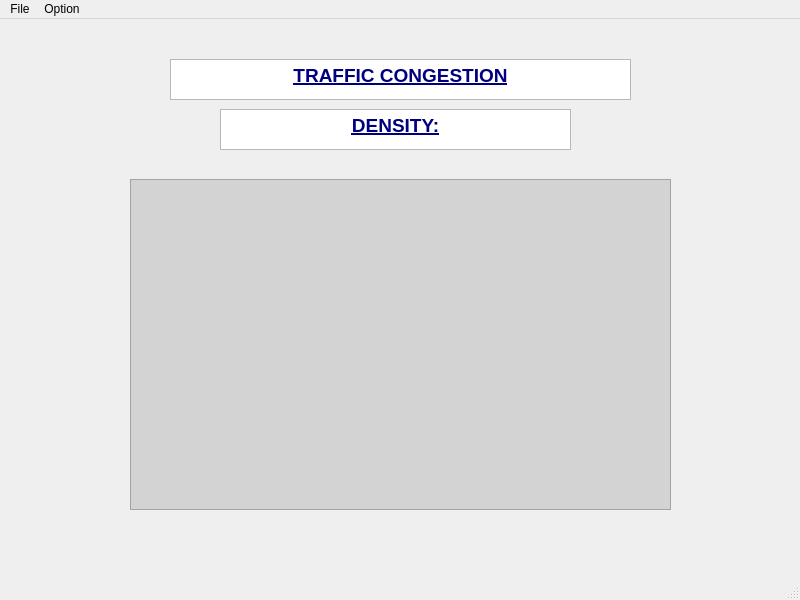
<?xml version="1.0" encoding="UTF-8"?>
<ui version="4.0">
 <class>OtherWindow2</class>
 <widget class="QMainWindow" name="OtherWindow2">
  <property name="geometry">
   <rect>
    <x>0</x>
    <y>0</y>
    <width>800</width>
    <height>600</height>
   </rect>
  </property>
  <property name="windowTitle">
   <string>MainWindow</string>
  </property>
  <widget class="QWidget" name="centralwidget">
   <widget class="QTextEdit" name="textEdit">
    <property name="geometry">
     <rect>
      <x>170</x>
      <y>40</y>
      <width>461</width>
      <height>41</height>
     </rect>
    </property>
    <property name="html">
     <string>&lt;!DOCTYPE HTML PUBLIC &quot;-//W3C//DTD HTML 4.0//EN&quot; &quot;http://www.w3.org/TR/REC-html40/strict.dtd&quot;&gt;
&lt;html&gt;&lt;head&gt;&lt;meta name=&quot;qrichtext&quot; content=&quot;1&quot; /&gt;&lt;style type=&quot;text/css&quot;&gt;
p, li { white-space: pre-wrap; }
&lt;/style&gt;&lt;/head&gt;&lt;body style=&quot; font-family:'MS Shell Dlg 2'; font-size:8.25pt; font-weight:400; font-style:normal;&quot;&gt;
&lt;p align=&quot;center&quot; style=&quot; margin-top:0px; margin-bottom:0px; margin-left:0px; margin-right:0px; -qt-block-indent:0; text-indent:0px;&quot;&gt;&lt;span style=&quot; font-size:14pt; font-weight:600; text-decoration: underline; color:#00007f;&quot;&gt;TRAFFIC CONGESTION&lt;/span&gt;&lt;/p&gt;&lt;/body&gt;&lt;/html&gt;</string>
    </property>
   </widget>
   <widget class="QFrame" name="frame">
    <property name="geometry">
     <rect>
      <x>130</x>
      <y>160</y>
      <width>541</width>
      <height>331</height>
     </rect>
    </property>
    <property name="styleSheet">
     <string notr="true">background-color: rgb(211, 211, 211);</string>
    </property>
    <property name="frameShape">
     <enum>QFrame::StyledPanel</enum>
    </property>
    <property name="frameShadow">
     <enum>QFrame::Raised</enum>
    </property>
   </widget>
   <widget class="QTextEdit" name="textEdit_2">
    <property name="geometry">
     <rect>
      <x>220</x>
      <y>90</y>
      <width>351</width>
      <height>41</height>
     </rect>
    </property>
    <property name="html">
     <string>&lt;!DOCTYPE HTML PUBLIC &quot;-//W3C//DTD HTML 4.0//EN&quot; &quot;http://www.w3.org/TR/REC-html40/strict.dtd&quot;&gt;
&lt;html&gt;&lt;head&gt;&lt;meta name=&quot;qrichtext&quot; content=&quot;1&quot; /&gt;&lt;style type=&quot;text/css&quot;&gt;
p, li { white-space: pre-wrap; }
&lt;/style&gt;&lt;/head&gt;&lt;body style=&quot; font-family:'MS Shell Dlg 2'; font-size:8.25pt; font-weight:400; font-style:normal;&quot;&gt;
&lt;p align=&quot;center&quot; style=&quot; margin-top:0px; margin-bottom:0px; margin-left:0px; margin-right:0px; -qt-block-indent:0; text-indent:0px;&quot;&gt;&lt;span style=&quot; font-size:14pt; font-weight:600; text-decoration: underline; color:#00007f;&quot;&gt;DENSITY:&lt;/span&gt;&lt;/p&gt;&lt;/body&gt;&lt;/html&gt;</string>
    </property>
   </widget>
  </widget>
  <widget class="QMenuBar" name="menubar">
   <property name="geometry">
    <rect>
     <x>0</x>
     <y>0</y>
     <width>800</width>
     <height>21</height>
    </rect>
   </property>
   <widget class="QMenu" name="menuFile">
    <property name="title">
     <string>File</string>
    </property>
    <addaction name="actionSelect"/>
    <addaction name="separator"/>
    <addaction name="actionExit"/>
   </widget>
   <widget class="QMenu" name="menuOption">
    <property name="title">
     <string>Option</string>
    </property>
   </widget>
   <addaction name="menuFile"/>
   <addaction name="menuOption"/>
  </widget>
  <widget class="QStatusBar" name="statusbar"/>
  <action name="actionSelect">
   <property name="text">
    <string>Select</string>
   </property>
  </action>
  <action name="actionExit">
   <property name="text">
    <string>Exit</string>
   </property>
  </action>
 </widget>
 <resources/>
 <connections/>
</ui>
